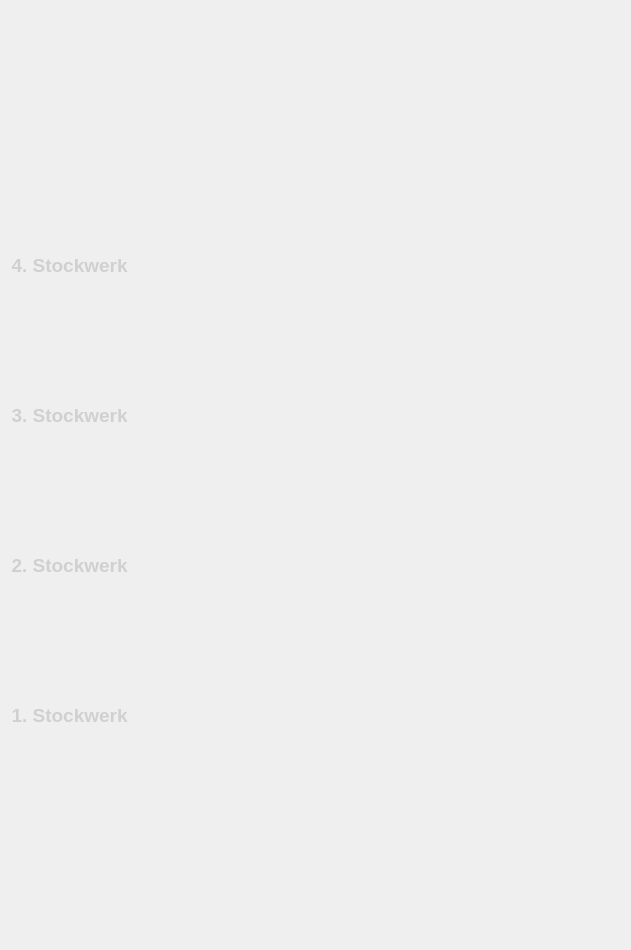
    <widget class="QWidget" name="Stockauswahl">
     <widget class="QLabel" name="label_4">
      <property name="geometry">
       <rect>
        <x>0</x>
        <y>0</y>
        <width>622</width>
        <height>941</height>
       </rect>
      </property>
      <property name="text">
       <string/>
      </property>
      <property name="pixmap">
       <pixmap resource="bild.qrc">:/tower/dsc_0058 (1) (3).jpg</pixmap>
      </property>
      <property name="scaledContents">
       <bool>false</bool>
      </property>
     </widget>
     <widget class="QPushButton" name="OG1">
      <property name="geometry">
       <rect>
        <x>0</x>
        <y>700</y>
        <width>361</width>
        <height>31</height>
       </rect>
      </property>
      <property name="palette">
       <palette>
        <active>
         <colorrole role="Button">
          <brush brushstyle="SolidPattern">
           <color alpha="255">
            <red>255</red>
            <green>255</green>
            <blue>255</blue>
           </color>
          </brush>
         </colorrole>
         <colorrole role="ButtonText">
          <brush brushstyle="SolidPattern">
           <color alpha="255">
            <red>255</red>
            <green>255</green>
            <blue>255</blue>
           </color>
          </brush>
         </colorrole>
         <colorrole role="Base">
          <brush brushstyle="SolidPattern">
           <color alpha="255">
            <red>255</red>
            <green>255</green>
            <blue>255</blue>
           </color>
          </brush>
         </colorrole>
         <colorrole role="Window">
          <brush brushstyle="SolidPattern">
           <color alpha="255">
            <red>255</red>
            <green>255</green>
            <blue>255</blue>
           </color>
          </brush>
         </colorrole>
        </active>
        <inactive>
         <colorrole role="Button">
          <brush brushstyle="SolidPattern">
           <color alpha="255">
            <red>255</red>
            <green>255</green>
            <blue>255</blue>
           </color>
          </brush>
         </colorrole>
         <colorrole role="ButtonText">
          <brush brushstyle="SolidPattern">
           <color alpha="255">
            <red>208</red>
            <green>208</green>
            <blue>208</blue>
           </color>
          </brush>
         </colorrole>
         <colorrole role="Base">
          <brush brushstyle="SolidPattern">
           <color alpha="255">
            <red>255</red>
            <green>255</green>
            <blue>255</blue>
           </color>
          </brush>
         </colorrole>
         <colorrole role="Window">
          <brush brushstyle="SolidPattern">
           <color alpha="255">
            <red>255</red>
            <green>255</green>
            <blue>255</blue>
           </color>
          </brush>
         </colorrole>
        </inactive>
        <disabled>
         <colorrole role="Button">
          <brush brushstyle="SolidPattern">
           <color alpha="255">
            <red>255</red>
            <green>255</green>
            <blue>255</blue>
           </color>
          </brush>
         </colorrole>
         <colorrole role="ButtonText">
          <brush brushstyle="SolidPattern">
           <color alpha="96">
            <red>164</red>
            <green>166</green>
            <blue>168</blue>
           </color>
          </brush>
         </colorrole>
         <colorrole role="Base">
          <brush brushstyle="SolidPattern">
           <color alpha="255">
            <red>255</red>
            <green>255</green>
            <blue>255</blue>
           </color>
          </brush>
         </colorrole>
         <colorrole role="Window">
          <brush brushstyle="SolidPattern">
           <color alpha="255">
            <red>255</red>
            <green>255</green>
            <blue>255</blue>
           </color>
          </brush>
         </colorrole>
        </disabled>
       </palette>
      </property>
      <property name="font">
       <font>
        <pointsize>14</pointsize>
        <bold>true</bold>
       </font>
      </property>
      <property name="styleSheet">
       <string notr="true">background-image: url(:/balken/balken.png);
text-align:left;</string>
      </property>
      <property name="text">
       <string>  1. Stockwerk</string>
      </property>
      <property name="flat">
       <bool>true</bool>
      </property>
     </widget>
     <widget class="QPushButton" name="OG2">
      <property name="geometry">
       <rect>
        <x>0</x>
        <y>550</y>
        <width>361</width>
        <height>31</height>
       </rect>
      </property>
      <property name="palette">
       <palette>
        <active>
         <colorrole role="WindowText">
          <brush brushstyle="SolidPattern">
           <color alpha="255">
            <red>255</red>
            <green>255</green>
            <blue>255</blue>
           </color>
          </brush>
         </colorrole>
         <colorrole role="Button">
          <brush brushstyle="SolidPattern">
           <color alpha="255">
            <red>255</red>
            <green>255</green>
            <blue>255</blue>
           </color>
          </brush>
         </colorrole>
         <colorrole role="ButtonText">
          <brush brushstyle="SolidPattern">
           <color alpha="255">
            <red>255</red>
            <green>255</green>
            <blue>255</blue>
           </color>
          </brush>
         </colorrole>
         <colorrole role="Base">
          <brush brushstyle="SolidPattern">
           <color alpha="255">
            <red>255</red>
            <green>255</green>
            <blue>255</blue>
           </color>
          </brush>
         </colorrole>
         <colorrole role="Window">
          <brush brushstyle="SolidPattern">
           <color alpha="255">
            <red>255</red>
            <green>255</green>
            <blue>255</blue>
           </color>
          </brush>
         </colorrole>
        </active>
        <inactive>
         <colorrole role="WindowText">
          <brush brushstyle="SolidPattern">
           <color alpha="255">
            <red>208</red>
            <green>208</green>
            <blue>208</blue>
           </color>
          </brush>
         </colorrole>
         <colorrole role="Button">
          <brush brushstyle="SolidPattern">
           <color alpha="255">
            <red>255</red>
            <green>255</green>
            <blue>255</blue>
           </color>
          </brush>
         </colorrole>
         <colorrole role="ButtonText">
          <brush brushstyle="SolidPattern">
           <color alpha="255">
            <red>208</red>
            <green>208</green>
            <blue>208</blue>
           </color>
          </brush>
         </colorrole>
         <colorrole role="Base">
          <brush brushstyle="SolidPattern">
           <color alpha="255">
            <red>255</red>
            <green>255</green>
            <blue>255</blue>
           </color>
          </brush>
         </colorrole>
         <colorrole role="Window">
          <brush brushstyle="SolidPattern">
           <color alpha="255">
            <red>255</red>
            <green>255</green>
            <blue>255</blue>
           </color>
          </brush>
         </colorrole>
        </inactive>
        <disabled>
         <colorrole role="WindowText">
          <brush brushstyle="SolidPattern">
           <color alpha="96">
            <red>164</red>
            <green>166</green>
            <blue>168</blue>
           </color>
          </brush>
         </colorrole>
         <colorrole role="Button">
          <brush brushstyle="SolidPattern">
           <color alpha="255">
            <red>255</red>
            <green>255</green>
            <blue>255</blue>
           </color>
          </brush>
         </colorrole>
         <colorrole role="ButtonText">
          <brush brushstyle="SolidPattern">
           <color alpha="96">
            <red>164</red>
            <green>166</green>
            <blue>168</blue>
           </color>
          </brush>
         </colorrole>
         <colorrole role="Base">
          <brush brushstyle="SolidPattern">
           <color alpha="255">
            <red>255</red>
            <green>255</green>
            <blue>255</blue>
           </color>
          </brush>
         </colorrole>
         <colorrole role="Window">
          <brush brushstyle="SolidPattern">
           <color alpha="255">
            <red>255</red>
            <green>255</green>
            <blue>255</blue>
           </color>
          </brush>
         </colorrole>
        </disabled>
       </palette>
      </property>
      <property name="font">
       <font>
        <pointsize>14</pointsize>
        <bold>true</bold>
       </font>
      </property>
      <property name="styleSheet">
       <string notr="true">background-image: url(:/balken/balken.png);
text-align:left;</string>
      </property>
      <property name="text">
       <string>  2. Stockwerk</string>
      </property>
      <property name="flat">
       <bool>true</bool>
      </property>
     </widget>
     <widget class="QPushButton" name="OG3">
      <property name="geometry">
       <rect>
        <x>0</x>
        <y>400</y>
        <width>361</width>
        <height>31</height>
       </rect>
      </property>
      <property name="palette">
       <palette>
        <active>
         <colorrole role="WindowText">
          <brush brushstyle="SolidPattern">
           <color alpha="255">
            <red>255</red>
            <green>255</green>
            <blue>255</blue>
           </color>
          </brush>
         </colorrole>
         <colorrole role="Button">
          <brush brushstyle="SolidPattern">
           <color alpha="255">
            <red>255</red>
            <green>255</green>
            <blue>255</blue>
           </color>
          </brush>
         </colorrole>
         <colorrole role="ButtonText">
          <brush brushstyle="SolidPattern">
           <color alpha="255">
            <red>255</red>
            <green>255</green>
            <blue>255</blue>
           </color>
          </brush>
         </colorrole>
         <colorrole role="Base">
          <brush brushstyle="SolidPattern">
           <color alpha="255">
            <red>255</red>
            <green>255</green>
            <blue>255</blue>
           </color>
          </brush>
         </colorrole>
         <colorrole role="Window">
          <brush brushstyle="SolidPattern">
           <color alpha="255">
            <red>255</red>
            <green>255</green>
            <blue>255</blue>
           </color>
          </brush>
         </colorrole>
        </active>
        <inactive>
         <colorrole role="WindowText">
          <brush brushstyle="SolidPattern">
           <color alpha="255">
            <red>208</red>
            <green>208</green>
            <blue>208</blue>
           </color>
          </brush>
         </colorrole>
         <colorrole role="Button">
          <brush brushstyle="SolidPattern">
           <color alpha="255">
            <red>255</red>
            <green>255</green>
            <blue>255</blue>
           </color>
          </brush>
         </colorrole>
         <colorrole role="ButtonText">
          <brush brushstyle="SolidPattern">
           <color alpha="255">
            <red>208</red>
            <green>208</green>
            <blue>208</blue>
           </color>
          </brush>
         </colorrole>
         <colorrole role="Base">
          <brush brushstyle="SolidPattern">
           <color alpha="255">
            <red>255</red>
            <green>255</green>
            <blue>255</blue>
           </color>
          </brush>
         </colorrole>
         <colorrole role="Window">
          <brush brushstyle="SolidPattern">
           <color alpha="255">
            <red>255</red>
            <green>255</green>
            <blue>255</blue>
           </color>
          </brush>
         </colorrole>
        </inactive>
        <disabled>
         <colorrole role="WindowText">
          <brush brushstyle="SolidPattern">
           <color alpha="96">
            <red>164</red>
            <green>166</green>
            <blue>168</blue>
           </color>
          </brush>
         </colorrole>
         <colorrole role="Button">
          <brush brushstyle="SolidPattern">
           <color alpha="255">
            <red>255</red>
            <green>255</green>
            <blue>255</blue>
           </color>
          </brush>
         </colorrole>
         <colorrole role="ButtonText">
          <brush brushstyle="SolidPattern">
           <color alpha="96">
            <red>164</red>
            <green>166</green>
            <blue>168</blue>
           </color>
          </brush>
         </colorrole>
         <colorrole role="Base">
          <brush brushstyle="SolidPattern">
           <color alpha="255">
            <red>255</red>
            <green>255</green>
            <blue>255</blue>
           </color>
          </brush>
         </colorrole>
         <colorrole role="Window">
          <brush brushstyle="SolidPattern">
           <color alpha="255">
            <red>255</red>
            <green>255</green>
            <blue>255</blue>
           </color>
          </brush>
         </colorrole>
        </disabled>
       </palette>
      </property>
      <property name="font">
       <font>
        <pointsize>14</pointsize>
        <bold>true</bold>
       </font>
      </property>
      <property name="styleSheet">
       <string notr="true">background-image: url(:/balken/balken.png);
text-align:left;</string>
      </property>
      <property name="text">
       <string>  3. Stockwerk</string>
      </property>
      <property name="flat">
       <bool>true</bool>
      </property>
     </widget>
     <widget class="QPushButton" name="OG4">
      <property name="geometry">
       <rect>
        <x>0</x>
        <y>250</y>
        <width>361</width>
        <height>31</height>
       </rect>
      </property>
      <property name="palette">
       <palette>
        <active>
         <colorrole role="WindowText">
          <brush brushstyle="SolidPattern">
           <color alpha="255">
            <red>255</red>
            <green>255</green>
            <blue>255</blue>
           </color>
          </brush>
         </colorrole>
         <colorrole role="Button">
          <brush brushstyle="SolidPattern">
           <color alpha="255">
            <red>255</red>
            <green>255</green>
            <blue>255</blue>
           </color>
          </brush>
         </colorrole>
         <colorrole role="ButtonText">
          <brush brushstyle="SolidPattern">
           <color alpha="255">
            <red>255</red>
            <green>255</green>
            <blue>255</blue>
           </color>
          </brush>
         </colorrole>
         <colorrole role="Base">
          <brush brushstyle="SolidPattern">
           <color alpha="255">
            <red>255</red>
            <green>255</green>
            <blue>255</blue>
           </color>
          </brush>
         </colorrole>
         <colorrole role="Window">
          <brush brushstyle="SolidPattern">
           <color alpha="255">
            <red>255</red>
            <green>255</green>
            <blue>255</blue>
           </color>
          </brush>
         </colorrole>
        </active>
        <inactive>
         <colorrole role="WindowText">
          <brush brushstyle="SolidPattern">
           <color alpha="255">
            <red>208</red>
            <green>208</green>
            <blue>208</blue>
           </color>
          </brush>
         </colorrole>
         <colorrole role="Button">
          <brush brushstyle="SolidPattern">
           <color alpha="255">
            <red>255</red>
            <green>255</green>
            <blue>255</blue>
           </color>
          </brush>
         </colorrole>
         <colorrole role="ButtonText">
          <brush brushstyle="SolidPattern">
           <color alpha="255">
            <red>208</red>
            <green>208</green>
            <blue>208</blue>
           </color>
          </brush>
         </colorrole>
         <colorrole role="Base">
          <brush brushstyle="SolidPattern">
           <color alpha="255">
            <red>255</red>
            <green>255</green>
            <blue>255</blue>
           </color>
          </brush>
         </colorrole>
         <colorrole role="Window">
          <brush brushstyle="SolidPattern">
           <color alpha="255">
            <red>255</red>
            <green>255</green>
            <blue>255</blue>
           </color>
          </brush>
         </colorrole>
        </inactive>
        <disabled>
         <colorrole role="WindowText">
          <brush brushstyle="SolidPattern">
           <color alpha="96">
            <red>164</red>
            <green>166</green>
            <blue>168</blue>
           </color>
          </brush>
         </colorrole>
         <colorrole role="Button">
          <brush brushstyle="SolidPattern">
           <color alpha="255">
            <red>255</red>
            <green>255</green>
            <blue>255</blue>
           </color>
          </brush>
         </colorrole>
         <colorrole role="ButtonText">
          <brush brushstyle="SolidPattern">
           <color alpha="96">
            <red>164</red>
            <green>166</green>
            <blue>168</blue>
           </color>
          </brush>
         </colorrole>
         <colorrole role="Base">
          <brush brushstyle="SolidPattern">
           <color alpha="255">
            <red>255</red>
            <green>255</green>
            <blue>255</blue>
           </color>
          </brush>
         </colorrole>
         <colorrole role="Window">
          <brush brushstyle="SolidPattern">
           <color alpha="255">
            <red>255</red>
            <green>255</green>
            <blue>255</blue>
           </color>
          </brush>
         </colorrole>
        </disabled>
       </palette>
      </property>
      <property name="font">
       <font>
        <pointsize>14</pointsize>
        <bold>true</bold>
       </font>
      </property>
      <property name="styleSheet">
       <string notr="true">background-image: url(:/balken/balken.png);
text-align:left;</string>
      </property>
      <property name="text">
       <string>  4. Stockwerk</string>
      </property>
      <property name="flat">
       <bool>true</bool>
      </property>
     </widget>
    </widget>
